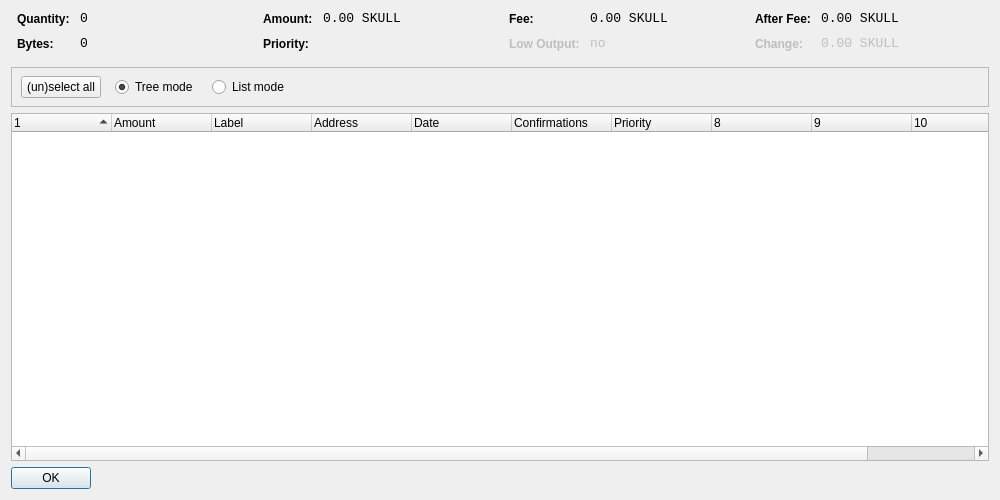
<?xml version="1.0" encoding="UTF-8"?>
<ui version="4.0">
 <class>CoinControlDialog</class>
 <widget class="QDialog" name="CoinControlDialog">
  <property name="geometry">
   <rect>
    <x>0</x>
    <y>0</y>
    <width>1000</width>
    <height>500</height>
   </rect>
  </property>
  <property name="windowTitle">
   <string>Coin Control</string>
  </property>
  <layout class="QVBoxLayout" name="verticalLayout">
   <item>
    <layout class="QHBoxLayout" name="horizontalLayoutTop" stretch="0,0,0,0">
     <property name="topMargin">
      <number>0</number>
     </property>
     <property name="bottomMargin">
      <number>10</number>
     </property>
     <item>
      <layout class="QFormLayout" name="formLayoutCoinControl1">
       <property name="horizontalSpacing">
        <number>10</number>
       </property>
       <property name="verticalSpacing">
        <number>10</number>
       </property>
       <property name="leftMargin">
        <number>6</number>
       </property>
       <property name="rightMargin">
        <number>6</number>
       </property>
       <item row="0" column="0">
        <widget class="QLabel" name="labelCoinControlQuantityText">
         <property name="styleSheet">
          <string notr="true">font-weight:bold;</string>
         </property>
         <property name="text">
          <string>Quantity:</string>
         </property>
        </widget>
       </item>
       <item row="0" column="1">
        <widget class="QLabel" name="labelCoinControlQuantity">
         <property name="font">
          <font>
           <family>Monospace</family>
           <pointsize>10</pointsize>
          </font>
         </property>
         <property name="cursor">
          <cursorShape>IBeamCursor</cursorShape>
         </property>
         <property name="contextMenuPolicy">
          <enum>Qt::ActionsContextMenu</enum>
         </property>
         <property name="text">
          <string notr="true">0</string>
         </property>
         <property name="textInteractionFlags">
          <set>Qt::LinksAccessibleByMouse|Qt::TextSelectableByKeyboard|Qt::TextSelectableByMouse</set>
         </property>
        </widget>
       </item>
       <item row="1" column="0">
        <widget class="QLabel" name="labelCoinControlBytesText">
         <property name="styleSheet">
          <string notr="true">font-weight:bold;</string>
         </property>
         <property name="text">
          <string>Bytes:</string>
         </property>
        </widget>
       </item>
       <item row="1" column="1">
        <widget class="QLabel" name="labelCoinControlBytes">
         <property name="font">
          <font>
           <family>Monospace</family>
           <pointsize>10</pointsize>
          </font>
         </property>
         <property name="cursor">
          <cursorShape>IBeamCursor</cursorShape>
         </property>
         <property name="contextMenuPolicy">
          <enum>Qt::ActionsContextMenu</enum>
         </property>
         <property name="text">
          <string notr="true">0</string>
         </property>
         <property name="textInteractionFlags">
          <set>Qt::LinksAccessibleByMouse|Qt::TextSelectableByKeyboard|Qt::TextSelectableByMouse</set>
         </property>
        </widget>
       </item>
      </layout>
     </item>
     <item>
      <layout class="QFormLayout" name="formLayoutCoinControl2">
       <property name="horizontalSpacing">
        <number>10</number>
       </property>
       <property name="verticalSpacing">
        <number>10</number>
       </property>
       <property name="leftMargin">
        <number>6</number>
       </property>
       <property name="rightMargin">
        <number>6</number>
       </property>
       <item row="0" column="0">
        <widget class="QLabel" name="labelCoinControlAmountText">
         <property name="styleSheet">
          <string notr="true">font-weight:bold;</string>
         </property>
         <property name="text">
          <string>Amount:</string>
         </property>
        </widget>
       </item>
       <item row="0" column="1">
        <widget class="QLabel" name="labelCoinControlAmount">
         <property name="font">
          <font>
           <family>Monospace</family>
           <pointsize>10</pointsize>
          </font>
         </property>
         <property name="cursor">
          <cursorShape>IBeamCursor</cursorShape>
         </property>
         <property name="contextMenuPolicy">
          <enum>Qt::ActionsContextMenu</enum>
         </property>
         <property name="text">
          <string notr="true">0.00 SKULL</string>
         </property>
         <property name="textInteractionFlags">
          <set>Qt::LinksAccessibleByMouse|Qt::TextSelectableByKeyboard|Qt::TextSelectableByMouse</set>
         </property>
        </widget>
       </item>
       <item row="1" column="0">
        <widget class="QLabel" name="labelCoinControlPriorityText">
         <property name="styleSheet">
          <string notr="true">font-weight:bold;</string>
         </property>
         <property name="text">
          <string>Priority:</string>
         </property>
        </widget>
       </item>
       <item row="1" column="1">
        <widget class="QLabel" name="labelCoinControlPriority">
         <property name="font">
          <font>
           <family>Monospace</family>
           <pointsize>10</pointsize>
          </font>
         </property>
         <property name="cursor">
          <cursorShape>IBeamCursor</cursorShape>
         </property>
         <property name="contextMenuPolicy">
          <enum>Qt::ActionsContextMenu</enum>
         </property>
         <property name="text">
          <string/>
         </property>
         <property name="textInteractionFlags">
          <set>Qt::LinksAccessibleByMouse|Qt::TextSelectableByKeyboard|Qt::TextSelectableByMouse</set>
         </property>
        </widget>
       </item>
      </layout>
     </item>
     <item>
      <layout class="QFormLayout" name="formLayoutCoinControl3">
       <property name="horizontalSpacing">
        <number>10</number>
       </property>
       <property name="verticalSpacing">
        <number>10</number>
       </property>
       <property name="leftMargin">
        <number>6</number>
       </property>
       <property name="rightMargin">
        <number>6</number>
       </property>
       <item row="0" column="0">
        <widget class="QLabel" name="labelCoinControlFeeText">
         <property name="styleSheet">
          <string notr="true">font-weight:bold;</string>
         </property>
         <property name="text">
          <string>Fee:</string>
         </property>
        </widget>
       </item>
       <item row="0" column="1">
        <widget class="QLabel" name="labelCoinControlFee">
         <property name="font">
          <font>
           <family>Monospace</family>
           <pointsize>10</pointsize>
          </font>
         </property>
         <property name="cursor">
          <cursorShape>IBeamCursor</cursorShape>
         </property>
         <property name="contextMenuPolicy">
          <enum>Qt::ActionsContextMenu</enum>
         </property>
         <property name="text">
          <string notr="true">0.00 SKULL</string>
         </property>
         <property name="textInteractionFlags">
          <set>Qt::LinksAccessibleByMouse|Qt::TextSelectableByKeyboard|Qt::TextSelectableByMouse</set>
         </property>
        </widget>
       </item>
       <item row="1" column="0">
        <widget class="QLabel" name="labelCoinControlLowOutputText">
         <property name="enabled">
          <bool>false</bool>
         </property>
         <property name="styleSheet">
          <string notr="true">font-weight:bold;</string>
         </property>
         <property name="text">
          <string>Low Output:</string>
         </property>
        </widget>
       </item>
       <item row="1" column="1">
        <widget class="QLabel" name="labelCoinControlLowOutput">
         <property name="enabled">
          <bool>false</bool>
         </property>
         <property name="font">
          <font>
           <family>Monospace</family>
           <pointsize>10</pointsize>
          </font>
         </property>
         <property name="cursor">
          <cursorShape>IBeamCursor</cursorShape>
         </property>
         <property name="contextMenuPolicy">
          <enum>Qt::ActionsContextMenu</enum>
         </property>
         <property name="text">
          <string notr="true">no</string>
         </property>
         <property name="textInteractionFlags">
          <set>Qt::LinksAccessibleByMouse|Qt::TextSelectableByKeyboard|Qt::TextSelectableByMouse</set>
         </property>
        </widget>
       </item>
      </layout>
     </item>
     <item>
      <layout class="QFormLayout" name="formLayoutCoinControl4">
       <property name="horizontalSpacing">
        <number>10</number>
       </property>
       <property name="verticalSpacing">
        <number>10</number>
       </property>
       <property name="leftMargin">
        <number>6</number>
       </property>
       <property name="rightMargin">
        <number>6</number>
       </property>
       <item row="0" column="0">
        <widget class="QLabel" name="labelCoinControlAfterFeeText">
         <property name="styleSheet">
          <string notr="true">font-weight:bold;</string>
         </property>
         <property name="text">
          <string>After Fee:</string>
         </property>
        </widget>
       </item>
       <item row="0" column="1">
        <widget class="QLabel" name="labelCoinControlAfterFee">
         <property name="font">
          <font>
           <family>Monospace</family>
           <pointsize>10</pointsize>
          </font>
         </property>
         <property name="cursor">
          <cursorShape>IBeamCursor</cursorShape>
         </property>
         <property name="contextMenuPolicy">
          <enum>Qt::ActionsContextMenu</enum>
         </property>
         <property name="text">
          <string notr="true">0.00 SKULL</string>
         </property>
         <property name="textInteractionFlags">
          <set>Qt::LinksAccessibleByMouse|Qt::TextSelectableByKeyboard|Qt::TextSelectableByMouse</set>
         </property>
        </widget>
       </item>
       <item row="1" column="0">
        <widget class="QLabel" name="labelCoinControlChangeText">
         <property name="enabled">
          <bool>false</bool>
         </property>
         <property name="styleSheet">
          <string notr="true">font-weight:bold;</string>
         </property>
         <property name="text">
          <string>Change:</string>
         </property>
        </widget>
       </item>
       <item row="1" column="1">
        <widget class="QLabel" name="labelCoinControlChange">
         <property name="enabled">
          <bool>false</bool>
         </property>
         <property name="font">
          <font>
           <family>Monospace</family>
           <pointsize>10</pointsize>
          </font>
         </property>
         <property name="cursor">
          <cursorShape>IBeamCursor</cursorShape>
         </property>
         <property name="contextMenuPolicy">
          <enum>Qt::ActionsContextMenu</enum>
         </property>
         <property name="text">
          <string notr="true">0.00 SKULL</string>
         </property>
         <property name="textInteractionFlags">
          <set>Qt::LinksAccessibleByMouse|Qt::TextSelectableByKeyboard|Qt::TextSelectableByMouse</set>
         </property>
        </widget>
       </item>
      </layout>
     </item>
    </layout>
   </item>
   <item>
    <widget class="QFrame" name="frame">
     <property name="minimumSize">
      <size>
       <width>0</width>
       <height>40</height>
      </size>
     </property>
     <property name="frameShape">
      <enum>QFrame::StyledPanel</enum>
     </property>
     <property name="frameShadow">
      <enum>QFrame::Sunken</enum>
     </property>
     <widget class="QWidget" name="horizontalLayoutWidget">
      <property name="geometry">
       <rect>
        <x>10</x>
        <y>0</y>
        <width>781</width>
        <height>41</height>
       </rect>
      </property>
      <layout class="QHBoxLayout" name="horizontalLayoutPanel" stretch="0,0,0,0,0">
       <property name="spacing">
        <number>14</number>
       </property>
       <item>
        <widget class="QPushButton" name="pushButtonSelectAll">
         <property name="sizePolicy">
          <sizepolicy hsizetype="Maximum" vsizetype="Fixed">
           <horstretch>0</horstretch>
           <verstretch>0</verstretch>
          </sizepolicy>
         </property>
         <property name="text">
          <string>(un)select all</string>
         </property>
        </widget>
       </item>
       <item>
        <widget class="QRadioButton" name="radioTreeMode">
         <property name="sizePolicy">
          <sizepolicy hsizetype="Maximum" vsizetype="Fixed">
           <horstretch>0</horstretch>
           <verstretch>0</verstretch>
          </sizepolicy>
         </property>
         <property name="text">
          <string>Tree mode</string>
         </property>
         <property name="checked">
          <bool>true</bool>
         </property>
        </widget>
       </item>
       <item>
        <widget class="QRadioButton" name="radioListMode">
         <property name="sizePolicy">
          <sizepolicy hsizetype="Maximum" vsizetype="Fixed">
           <horstretch>0</horstretch>
           <verstretch>0</verstretch>
          </sizepolicy>
         </property>
         <property name="text">
          <string>List mode</string>
         </property>
        </widget>
       </item>
       <item>
        <spacer name="horizontalSpacer">
         <property name="orientation">
          <enum>Qt::Horizontal</enum>
         </property>
         <property name="sizeHint" stdset="0">
          <size>
           <width>40</width>
           <height>20</height>
          </size>
         </property>
        </spacer>
       </item>
      </layout>
     </widget>
    </widget>
   </item>
   <item>
    <widget class="CoinControlTreeWidget" name="treeWidget">
     <property name="contextMenuPolicy">
      <enum>Qt::CustomContextMenu</enum>
     </property>
     <property name="sortingEnabled">
      <bool>false</bool>
     </property>
     <property name="columnCount">
      <number>11</number>
     </property>
     <attribute name="headerShowSortIndicator" stdset="0">
      <bool>true</bool>
     </attribute>
     <attribute name="headerStretchLastSection">
      <bool>false</bool>
     </attribute>
     <column>
      <property name="text">
       <string/>
      </property>
     </column>
     <column>
      <property name="text">
       <string>Amount</string>
      </property>
     </column>
     <column>
      <property name="text">
       <string>Label</string>
      </property>
     </column>
     <column>
      <property name="text">
       <string>Address</string>
      </property>
     </column>
     <column>
      <property name="text">
       <string>Date</string>
      </property>
     </column>
     <column>
      <property name="text">
       <string>Confirmations</string>
      </property>
      <property name="toolTip">
       <string>Confirmed</string>
      </property>
     </column>
     <column>
      <property name="text">
       <string>Priority</string>
      </property>
     </column>
     <column>
      <property name="text">
       <string/>
      </property>
     </column>
     <column>
      <property name="text">
       <string/>
      </property>
     </column>
     <column>
      <property name="text">
       <string/>
      </property>
     </column>
     <column>
      <property name="text">
       <string/>
      </property>
     </column>
    </widget>
   </item>
   <item>
    <widget class="QDialogButtonBox" name="buttonBox">
     <property name="sizePolicy">
      <sizepolicy hsizetype="Maximum" vsizetype="Fixed">
       <horstretch>0</horstretch>
       <verstretch>0</verstretch>
      </sizepolicy>
     </property>
     <property name="orientation">
      <enum>Qt::Horizontal</enum>
     </property>
     <property name="standardButtons">
      <set>QDialogButtonBox::Ok</set>
     </property>
    </widget>
   </item>
  </layout>
 </widget>
 <customwidgets>
  <customwidget>
   <class>CoinControlTreeWidget</class>
   <extends>QTreeWidget</extends>
   <header>coincontroltreewidget.h</header>
  </customwidget>
 </customwidgets>
 <resources/>
 <connections/>
</ui>
